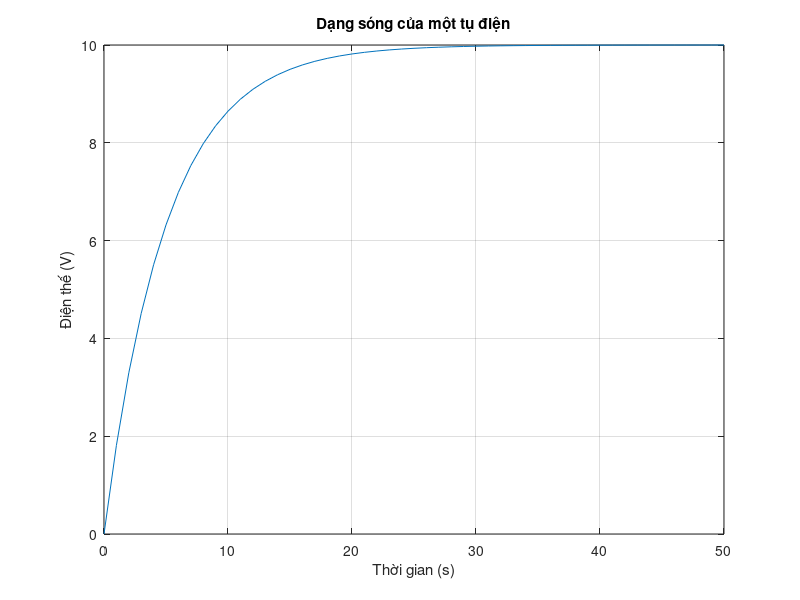

Source code (MATLAB):
t = 0:1:50;
vt = 10*(1-exp(-0.2*t));
plot(t,vt);
xlabel('Thời gian (s)');
ylabel('Điện thế (V)');
title('Dạng sóng của một tụ điện');
grid on;
